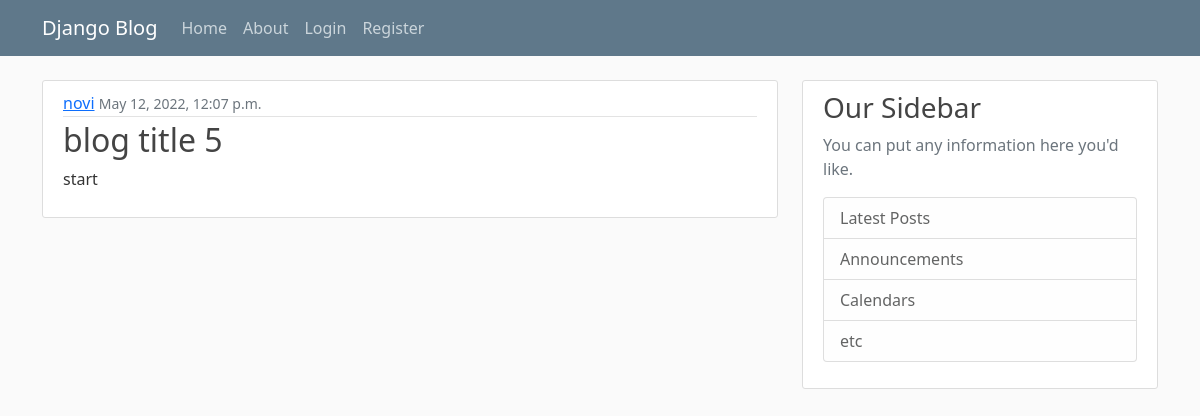
The app's page /post/14/ with its own data.
### blog/models.py (models this page shows, shortened)
class Post(models.Model):
    title = models.CharField(max_length=100)
    content = models.TextField()
    date_posted = models.DateTimeField(default=timezone.now)
    author = models.ForeignKey(User, on_delete=models.CASCADE)

### blog/views.py (the view)
# urls.py: path('post/<int:pk>/', PostDetailView.as_view(), name="post-detail"),
class PostDetailView(DetailView):
    model = Post

### blog/templates/blog/post_detail.html (shortened to what this page needs)
{% extends 'blog/base.html' %}
{% block content %}
    <article class="media content-section">
      <div class="media-body">
        <div class="article-metadata">
          <a class="mr-2" href="{% url 'user-posts' object.author.username %}">{{ object.author }}</a>
          <small class="text-muted">{{ object.date_posted }}</small>
        </div>
        <h2 class="article-title">{{ object.title }}</h2>
        <p class="article-content">{{ object.content }}</p>
      </div>
    </article>
{% endblock content %}

### blog/static/blog/main.css (style rules this page uses)
body { background: #fafafa; color: #333333; margin-top: 5rem; }
h1, h2, h3, h4, h5, h6 { color: #444444; }
.content-section { background: #ffffff; padding: 10px 20px; border: 1px solid #dddddd; border-radius: 3px; margin-bottom: 20px; }
.article-title { color: #444444; }
.article-content { white-space: pre-line; }
.article-metadata { padding-bottom: 1px; margin-bottom: 4px; border-bottom: 1px solid #e3e3e3 }

### records on screen
Post: author "novi", date_posted "May 12, 2022, 12:07 p.m.", title "blog title 5", content "start"
